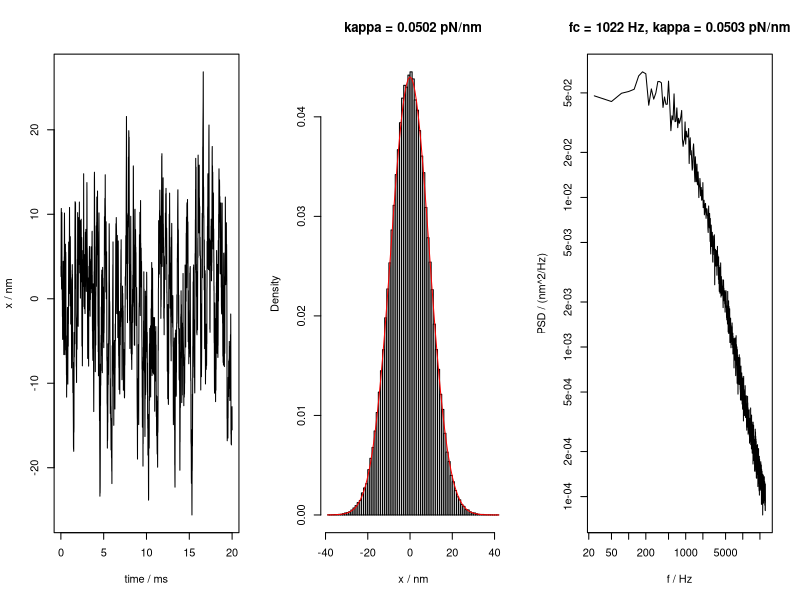

Here is the R script that generated this plot: (Note: this script raises an error after producing the figure.)
# Calibrating an optical trap from the Brownian motion of the trapped bead (simulation; base R).
set.seed(0)
kT <- 4.11                          # pN nm
gamma <- 6 * pi * 0.89e-9 * 500     # pN s / nm
kappa <- 0.05                       # pN / nm
fs <- 1e5; Tt <- 2; n <- fs * Tt; dt <- 1 / fs
a <- exp(-dt * kappa / gamma)
sdv <- sqrt(kT / kappa * (1 - a^2))
x <- as.numeric(stats::filter(rnorm(n, 0, sdv), a, method = "recursive"))

# equipartition
kappa_eq <- kT / var(x)

# averaged one-sided power spectrum
seg <- 50; L <- n %/% seg
S <- 0
for (k in 1:seg) {
  w <- x[((k - 1) * L + 1):(k * L)]
  S <- S + (2 * dt / L) * Mod(fft(w))^2
}
S <- S / seg
f <- (0:(L - 1)) / (L * dt)
keep <- f > 5 & f < fs / 4
fit <- nls(S ~ D / (pi^2 * (fc^2 + f^2)), data = data.frame(S = S[keep], f = f[keep]),
           start = list(fc = 500, D = kT / gamma), weights = 1 / S[keep]^2)
fc <- coef(fit)["fc"]; D <- coef(fit)["D"]
kappa_psd <- 2 * pi * (kT / D) * fc

par(mfrow = c(1, 3))
plot((1:2000) * dt * 1e3, x[1:2000], type = "l", xlab = "time / ms", ylab = "x / nm")
hist(x, breaks = 60, freq = FALSE, main = sprintf("kappa = %.4f pN/nm", kappa_eq), xlab = "x / nm")
curve(dnorm(x, 0, sqrt(kT / kappa)), add = TRUE, col = "red")
plot(f[keep], S[keep], log = "xy", type = "l", xlab = "f / Hz", ylab = "PSD / (nm^2/Hz)",
     main = sprintf("fc = %.0f Hz, kappa = %.4f pN/nm", fc, kappa_psd))
lines(f[keep], predict(fit), col = "red", lwd = 2)
